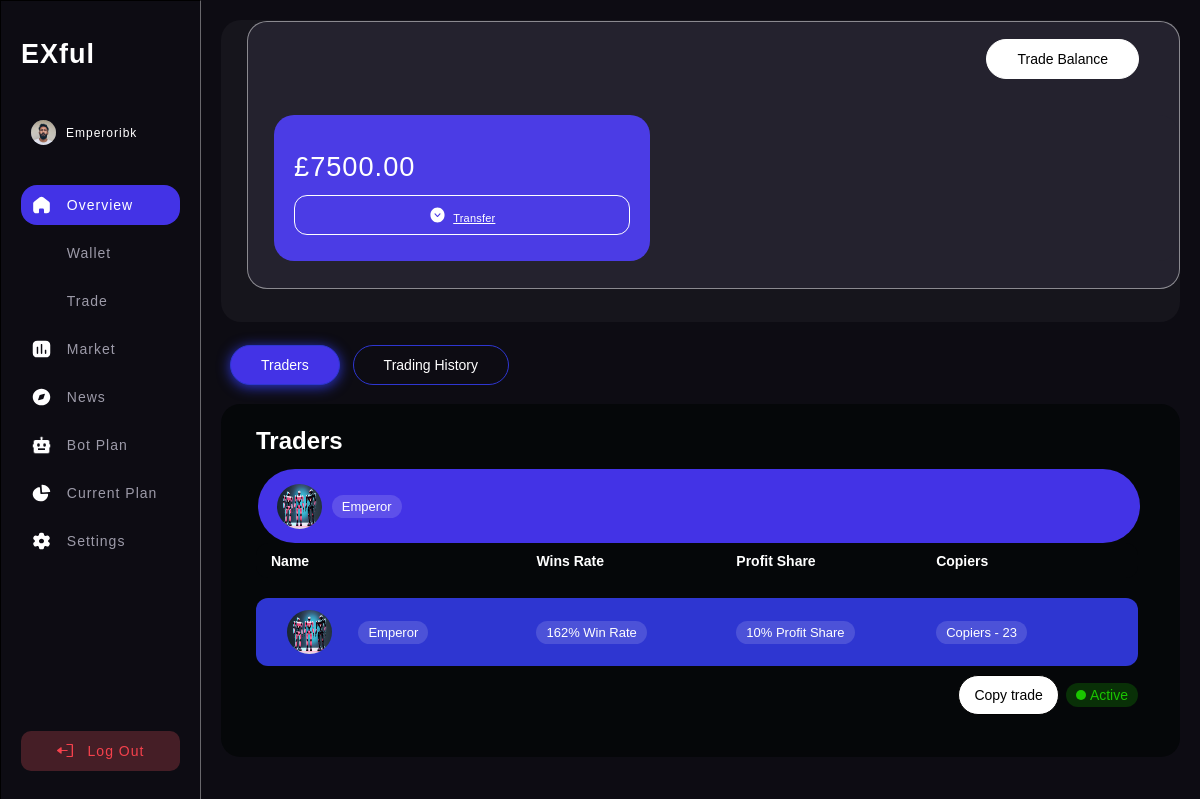
Page /trade/ (signed in) on the earlier database version.
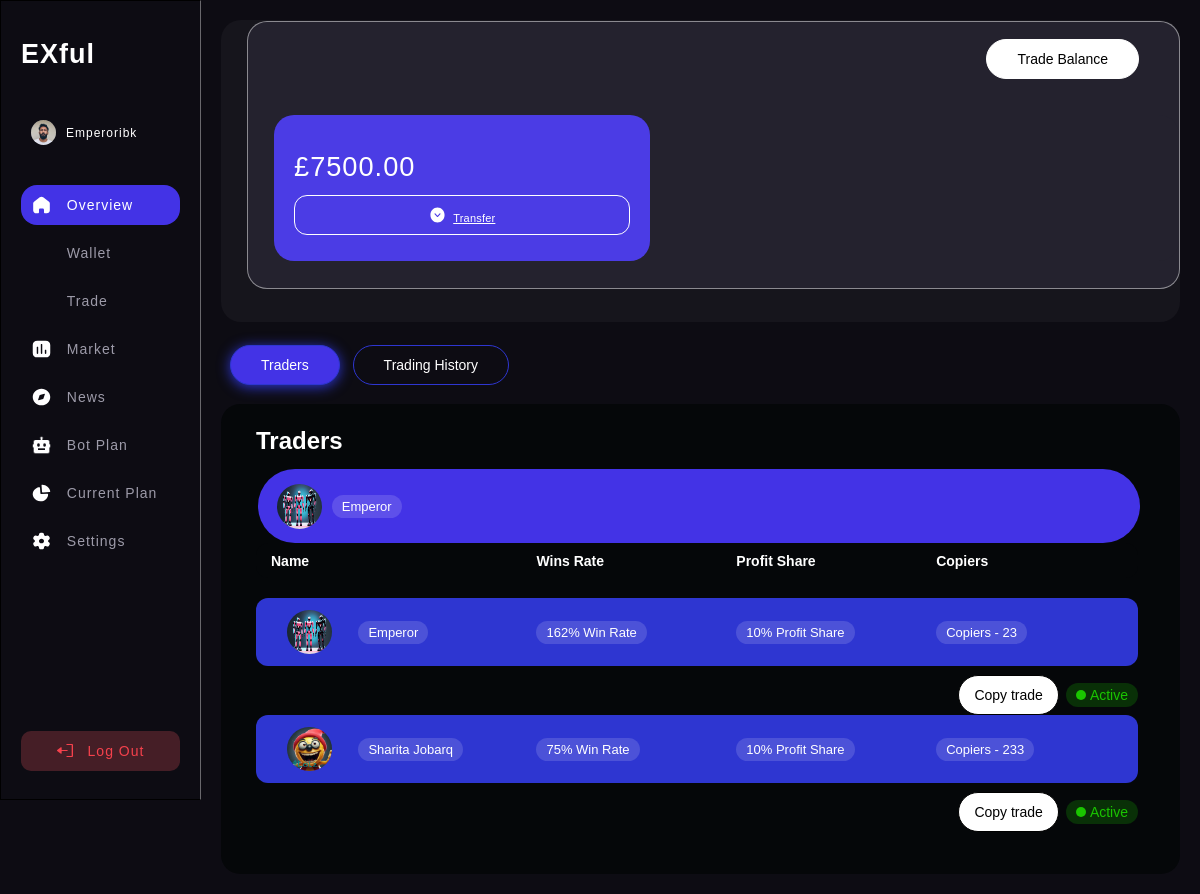
Same page on the later database version.
### dash/models.py (models this page shows)
class NewTrader(models.Model):
       id = models.CharField(max_length=36, primary_key=True, default=generate_deposit_id, editable=False)
       profile_image = models.ImageField(upload_to='images/')
       trader_name = models.CharField(max_length=255, default='New Trader')
       profit_share = models.CharField(max_length=255, default='20')
       category  = models.CharField(max_length=255, default='Crypto')
       wins = models.IntegerField(null=True)
       losses = models.IntegerField(null=True)
       copiers = models.IntegerField(default=45)
       copy_max = models.IntegerField(null=True)
       minimum_deposit = models.DecimalField(max_digits=10, decimal_places=2)
       bio = models.TextField()

### dash/views.py (the view)
# urls.py: path('trade/', views.trade, name='trade'),
@login_required
def trade(request):
    user = request.user
    username = user.username
    extenduser = ExtendUser.objects.get(user=request.user)
    currency_symbol = extenduser.get_currency_symbol()
    try:
        user_database = UserDatabase.objects.get(user=user)
    except UserDatabase.DoesNotExist:
        user_database = None
    if user_database:
        trader = user_database.trader
        user_trades = Trades.objects.filter(trader_key=trader)
    else:
        user_trades = None
    traders = NewTrader.objects.all()
    for trader in traders:
        trader.profile_url = reverse('trader_profile', args=[trader.id])
    context = {
        'traders': traders,
        'username': username,
        'currency': currency_symbol,
        'user_trades': user_trades,
    }
    if user_database is not None:
        context['trade_balance'] = user_database.trade_balance
    if user_database is not None:
        if user_database.trader is not None:
            context['trade_trader'] = user_database.trader
    else:
        pass
    return render(request, 'dashboard/trade.html', context)

### dash/models.py (called while the page is built)
      def get_currency_symbol(self):
        currency_symbols = {
            'EUR': '€',
            'GBP': '£',
            'AUD': 'AU$',
            'USD': '$'
        }
        return currency_symbols.get(self.currency, '')

### dash/templates/dashboard/trade.html (shortened to what the changed rows need)
{% load static %}
<!DOCTYPE html>
<html data-wf-page="6637cf06f2e89b3f533f1b6c" data-wf-site="66302dd7bd5484465eacc02e">
<head>
  <link href="{% static 'css/normalize.css' %}" rel="stylesheet" type="text/css">
  <link href="{% static 'css/webflow.css'  %}" rel="stylesheet" type="text/css">
  <link href="{% static 'css/exful.webflow.css' %}" rel="stylesheet" type="text/css">
</head>
<body class="body-2">
  <div class="section-16">
    <nav class="nav light">
      <div class="nav-wrap">
        <div class="nav-top">
          <a href="#" class="logo-link w-inline-block">
            <h1 class="heading-34">EXful</h1>
          </a>
        </div>
      </div>
    </nav>
    <div class="content-2">
      <div class="content-left">
        <div class="div-block-242">
          <div class="stat-wrap">
            <div data-current="Tab 1" data-easing="ease" data-duration-in="300" data-duration-out="100" class="tabs nknk w-tabs">
              <div class="w-tab-content">
                <div data-w-tab="Tab 1" class="w-tab-pane w--tab-active">
                  <div class="stat-wrap okada kkk">
                    <div class="div-block-239 lla">
                      <h1 class="balance">{% if trade_balance %} {{currency}}{{trade_balance}} {% else %}{{currency}}0.00{% endif %}</h1>
                    </div>
                  </div>
                </div>
              </div>
            </div>
          </div>
          <div data-current="Tab 1" data-easing="ease" data-duration-in="300" data-duration-out="100" class="w-tabs">
            <div class="w-tab-content">
                <div data-w-tab="Tab 1" class="w-tab-pane w--tab-active">
                  <div class="div-block-250 ju">
                    {% if trade_trader %}
                    <div id="w-node-_4d9a92f1-97b2-b7a2-d0f3-6e33539c7d49-533f1b6c" class="selected-trader uppu active">
                      <div class="div-block-254 ihi aas">
                        <div class="div-block-255">
                          <a href="{{ trade_trader.profile_url }}">
                            <img src="{{ MEDIA_URL }}{{ trade_trader.profile_image.url }}" loading="lazy"
                                 sizes="(max-width: 479px) 44.796875px, (max-width: 767px) 100vw, (max-width: 1279px) 44.796875px, (max-width: 1439px) 3vw, 44.796875px"
                                 alt="" class="image-20">
                        </a>
                        </div>
                        <div class="div-block-256 ww">
                          <div class="trader-name indicate">{{ trade_trader.trader_name }}</div>
                        </div>
                      </div>
                    </div>
                    {% endif %}
                    <div class="trader-holder">
                      {% for trader in traders %}
                      <div class="div-block-252">
                        <div id="w-node-e861a741-adc6-9872-da4b-7893d8990308-533f1b6c" class="selected-trader">
                          <div class="div-block-254 ihi">
                            <div class="div-block-255">
                              <a href="{{ trader.profile_url }}">
                                <img src="{{ MEDIA_URL }}{{ trader.profile_image.url }}" loading="lazy"
                                     sizes="(max-width: 479px) 44.796875px, (max-width: 767px) 100vw, (max-width: 1279px) 44.796875px, (max-width: 1439px) 3vw, 44.796875px"
                                     alt="" class="image-20">
                            </a>
                          </div>
                          </div>
                          <div class="div-block-256">
                            <div class="trader-name indicate">{{ trader.trader_name }}</div>
                          </div>
                        </div>
                        <div id="w-node-e861a741-adc6-9872-da4b-7893d8990311-533f1b6c" class="div-block-257">
                          <div class="div-block-256 llm">
                            <div class="win-offset indicate">{{ trader.wins }}% Win Rate</div>
                          </div>
                        </div>
                        <div id="w-node-e861a741-adc6-9872-da4b-7893d8990317-533f1b6c" class="div-block-256 llm">
                          <div class="copiers indicate">{{ trader.profit_share }}% Profit Share</div>
                        </div>
                        <div id="w-node-e861a741-adc6-9872-da4b-7893d899031c-533f1b6c" class="div-block-256 llm">
                          <div class="current-pnl indicate">Copiers - {{ trader.copy_max }}</div>
                        </div>
                      </div>
                      <div class="div-block-299">
                        <a href="{{ trader.profile_url }}" class="cptrade w-button">Copy trade</a>
                        <div class="activ-e active">
                          {% if trade_trader %}
                          <div class="text-block-40">Active</div>
                          <div class="div-block-303"></div>
                          {% endif %}
                        </div>
                      </div>
                      {% endfor %}
                    </div>
                  </div>
                </div>
              </div>
            </div>
          </div>
        </div>
      </div>
    </div>
</body>
</html>

Differences in the rows shown:
added NewTrader: profile_image (picture), trader_name "Sharita Jobarq", wins "75", profit_share "10", copy_max "233"
